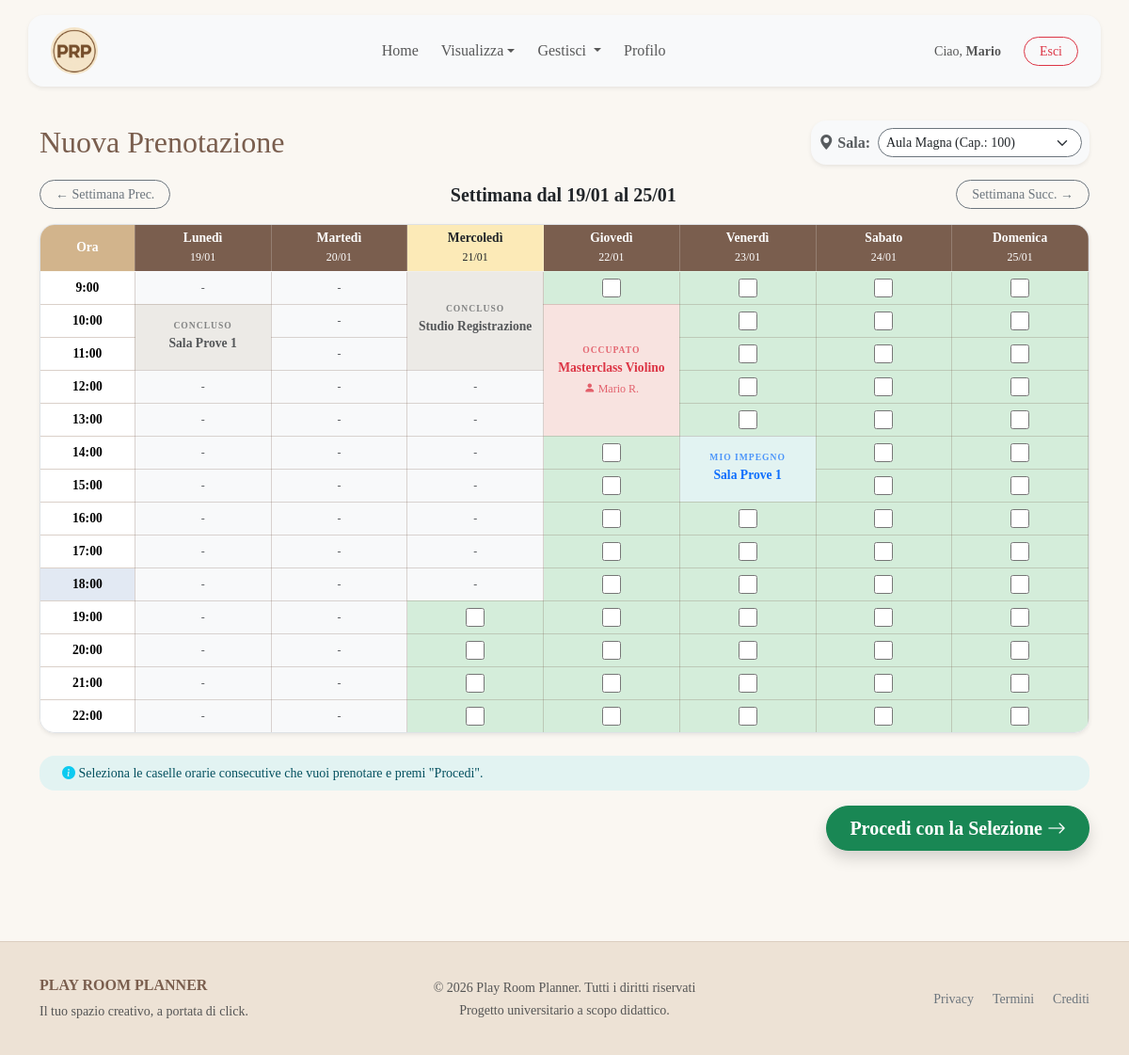
Screenshot of /frontend/prenota.php?sala=Aula Magna (signed in) with the database file from the repository.
### tables this page shows
CREATE TABLE PRENOTAZIONE (
    id_settore INT NOT NULL,
    nome_sala VARCHAR(50) NOT NULL,
    data DATE NOT NULL,
    ora INT NOT NULL CHECK (ora BETWEEN 9 AND 23),
    
    durata INT NOT NULL CHECK (durata > 0),
    attivita VARCHAR(255) NULL,
    id_organizzatore INT NOT NULL,
    
    PRIMARY KEY (id_settore, nome_sala, data, ora),
    
    FOREIGN KEY (id_settore, nome_sala) REFERENCES SALA(id_settore, nome_sala)
        ON DELETE NO ACTION  
        ON UPDATE CASCADE,
    FOREIGN KEY (id_organizzatore) REFERENCES UTENTE(id_utente)
        ON DELETE NO ACTION  
        ON UPDATE CASCADE
);

### frontend/prenota.php (the view, shortened to what the rows shown need)
<?php
require_once __DIR__ . '/../common/function.php';
$id_utente = $_SESSION['id_utente'];
$dati_utente = datiUtenteCompleti($cid, $id_utente);
$id_settore_utente = $dati_utente['id_settore'];
$id_sala_selezionata = null;
if ($_SERVER["REQUEST_METHOD"] == "POST" && isset($_POST['sala'])) {
    $id_sala_selezionata = $_POST['sala'];
} elseif (isset($_GET['sala'])) {
    $id_sala_selezionata = $_GET['sala'];
}
$data_rif = date('Y-m-d');
$data_scelta = null;
$timestamp_rif = strtotime($data_rif);
$lunedi_settimana = date('Y-m-d', strtotime('monday this week', $timestamp_rif));
$domenica_settimana = date('Y-m-d', strtotime('sunday this week', $timestamp_rif));
if ($id_sala_selezionata && !$data_scelta) {
    $occupied = getOccupazioniSettimana($cid, $id_sala_selezionata, $id_settore_utente, $lunedi_settimana, $domenica_settimana, $id_utente);
}
?>
<!DOCTYPE html>
<html lang="it" class="no-js">
<?php require ROOT_PATH . "/common/header.php" ?>
<body class="d-flex flex-column">
    <?php include ROOT_PATH . '/common/navbar.php'; ?>
    <div class="flex-shrink-0 container py-5">
        <div class="d-flex justify-content-between align-items-center mb-3 flex-wrap gap-3">
            <div class="text-center">
                <h2 class="m-0">Nuova Prenotazione</h2>
            </div>
        </div>
        <?php if (!$data_scelta): ?>
            <form action="<?php echo BASE_URL; ?>frontend/prenota.php" method="POST" id="form-selezione-slot">
                <div id="calendario-container">
                    <?php if ($id_sala_selezionata): ?>
                        <?php
                        if (function_exists('renderCalendarGrid')) {
                            echo renderCalendarGrid($lunedi_settimana, $occupied, false, false);
                        }
                        ?>
                    <?php endif; ?>
                </div>
            </form>
        <?php endif; ?>
    </div>
</body>
</html>

### common/function.php (shortened to what the rows shown need)
<?php
function datiUtenteCompleti($cid, $id_utente)
{
    $sql = "SELECT U.*, S.nome AS nome_settore
            FROM UTENTE U
            LEFT JOIN SETTORE S ON U.id_settore = S.id_settore
            WHERE U.id_utente = ?";
    $stmt = $cid->prepare($sql);
    $stmt->bind_param("i", $id_utente);
    $stmt->execute();
    $result = $stmt->get_result();
    $dati = $result->fetch_assoc();
    return $dati;
}
function getOccupazioniSettimana($cid, $nome_sala, $id_settore, $lunedi, $domenica, $id_utente = null)
{
    $sql = "SELECT P.data, P.ora, P.durata, P.attivita, U.nome, U.cognome
            FROM PRENOTAZIONE P
            JOIN UTENTE U ON P.id_organizzatore = U.id_utente
            WHERE P.nome_sala = ? AND P.id_settore = ?
            AND P.data BETWEEN ? AND ?";
    $stmt = $cid->prepare($sql);
    $stmt->bind_param("siss", $nome_sala, $id_settore, $lunedi, $domenica);
    $stmt->execute();
    $res = $stmt->get_result();
    $occupied = [];
    while ($row = $res->fetch_assoc()) {
        for ($i = 0; $i < $row['durata']; $i++) {
            $h = $row['ora'] + $i;
            $occupied[$row['data']][$h] = [
                'dati' => $row,
                'is_start' => ($i === 0)
            ];
        }
    }
    if ($id_utente) {
        $sqlPersonale = "SELECT P.data, P.ora, P.durata, P.attivita, P.nome_sala as altra_sala
                         FROM INVITO I
                         JOIN PRENOTAZIONE P ON I.id_settore = P.id_settore
                              AND I.nome_sala = P.nome_sala
                              AND I.data = P.data
                              AND I.ora = P.ora
                         WHERE I.id_utente = ? AND I.stato = 'accettato'
                         AND (P.nome_sala != ? OR P.id_settore != ?) -- Solo impegni in ALTRE sale
                         AND P.data BETWEEN ? AND ?";
        $stmtP = $cid->prepare($sqlPersonale);
        $stmtP->bind_param("isiss", $id_utente, $nome_sala, $id_settore, $lunedi, $domenica);
        $stmtP->execute();
        $resP = $stmtP->get_result();
        while ($rowP = $resP->fetch_assoc()) {
            for ($i = 0; $i < $rowP['durata']; $i++) {
                $h = $rowP['ora'] + $i;
                if (!isset($occupied[$rowP['data']][$h])) {
                    $rowP['attivita'] = $rowP['altra_sala'];
                    $rowP['nome'] = "";
                    $rowP['cognome'] = "";
                    $occupied[$rowP['data']][$h] = [
                        'dati' => $rowP,
                        'is_start' => ($i === 0),
                        'is_personal' => true
                    ];
                }
            }
        }
    }
    return $occupied;
}
function renderCalendarGrid($lunedi_settimana, $occupied, $is_admin = false, $is_read_only = false)
{
    $domenica_settimana = date('Y-m-d', strtotime($lunedi_settimana . " +6 days"));
    $oggi = date('Y-m-d');
    $ora_di_adesso = date('H');
?>
    <div class="shadow-sm mb-4 rounded-4 overflow-hidden border">
        <div class="table-responsive">
            <table class="table table-sm calendar-table mb-0 text-center align-middle">
                <thead>
                    <tr>
                        <th class="align-middle" style="position: sticky; left: 0; z-index: 2; background-color: #d2b48c;">Ora</th>
                        <?php
                        $giorni = ['Lunedì', 'Martedì', 'Mercoledì', 'Giovedì', 'Venerdì', 'Sabato', 'Domenica'];
                        for ($i = 0; $i < 7; $i++) {
                            $d = date('Y-m-d', strtotime($lunedi_settimana . " +$i days"));
                            $giorno_str = date('d/m', strtotime($d));
                            $nome_giorno = $giorni[$i];
                            $class_th = ($d == date('Y-m-d')) ? 'bg-warning bg-opacity-25 text-dark' : '';
                            echo "<th class='$class_th' style='width: 13%'>$nome_giorno<br><small class='fw-normal'>$giorno_str</small></th>";
                        }
                        ?>
                    </tr>
                </thead>
                <tbody>
                    <?php for ($ora = 9; $ora < 23; $ora++): ?>
                        <tr>
                            <?php
                            $is_current_hour_row = ($ora == $ora_di_adesso && $oggi >= $lunedi_settimana && $oggi <= $domenica_settimana);
                            $class_ora = $is_current_hour_row ? 'bg-primary bg-opacity-10' : '';
                            ?>
                            <td class="fw-bold align-middle <?php echo $class_ora; ?>" style="position: sticky; left: 0; z-index: 2;"><?php echo $ora; ?>:00</td>
                            <?php for ($i = 0; $i < 7; $i++):
                                $data_curr = date('Y-m-d', strtotime($lunedi_settimana . " +$i days"));
                                $is_occupied = isset($occupied[$data_curr][$ora]);
                                $is_past = (strtotime($data_curr . " " . $ora . ":00") < time());
                                $value = $data_curr . "|" . $ora;
                                if ($is_occupied) {
                                    $cell = $occupied[$data_curr][$ora];
                                    $info = $cell['info'] ?? $cell['dati'];
                                    $nome = $info['nome'] ?? $info['nome_org'] ?? 'N/D';
                                    $cognome = $info['cognome'] ?? $info['cognome_org'] ?? '';
                                    $nominativo_completo = htmlspecialchars($nome . " " . $cognome);
                                    $nominativo_corto = htmlspecialchars($nome . " " . substr($cognome, 0, 1) . ".");
                                    $text_class = $is_past ? "text-muted" : "text-dark";
                                    if ($cell['is_start']) {
                                        $durata = $info['durata'];
                                        $ts_inizio = strtotime($info['data'] . " " . $info['ora'] . ":00");
                                        $ts_fine = $ts_inizio + ($durata * 3600);
                                        $now = time();
                                        $is_personal = isset($cell['is_personal']) && $cell['is_personal'];
                                        $testo_stato = $is_personal ? "Mio Impegno" : "OCCUPATO";
                                        $is_concluso = ($now >= $ts_fine);
                                        $is_in_corso = ($now >= $ts_inizio && $now < $ts_fine);
                                        if ($is_concluso) {
                                            $testo_stato = "Concluso";
                                            $bg_class = "bg-secondary bg-opacity-10";
                                            $text_class = "text-muted";
                                        } elseif ($is_in_corso) {
                                            $testo_stato = "In corso...";
                                            $bg_class = "bg-success bg-opacity-10";
                                            $text_class = "text-success fw-bold";
                                        } else {
                                            $bg_class = $is_personal ? "bg-info bg-opacity-10" : "bg-danger bg-opacity-10";
                                            $text_class = $is_personal ? "text-primary" : "text-danger";
                                        }
                            ?>
                                        <td rowspan="<?php echo $durata; ?>" class="p-1 <?php echo $bg_class; ?> align-middle">
                                            <div class="d-flex flex-column justify-content-center align-items-center">
                                                <?php if ($durata == 1): ?>
                                                    <div class="dropdown w-100 h-100 d-flex align-items-center justify-content-between px-2">
                                                        <span class="fw-bold small text-truncate text-start <?php echo $text_class; ?>" style="max-width: 85%;">
                                                            <?php echo htmlspecialchars($info['attivita']); ?>
                                                        </span>
                                                        <button class="btn btn-sm btn-link p-0 text-decoration-none <?php echo $text_class; ?>" type="button" data-bs-toggle="dropdown" aria-expanded="false">
                                                            <i class="bi bi-three-dots-vertical"></i>
                                                        </button>
                                                        <ul class="dropdown-menu shadow border-0 z-3">
                                                            <li class="px-3 py-2">
                                                                <h6 class="dropdown-header p-0 fw-bold text-dark">
                                                                    Dettagli
                                                                    <?php
                                                                    if ($is_concluso) {
                                                                        echo '(Concluso)';
                                                                    } elseif ($is_in_corso) {
                                                                        echo '(In corso...)';
                                                                    } else {
                                                                        echo '(Occupato)';
                                                                    }
                                                                    ?>
                                                                </h6>
                                                                <div class="small text-muted" style="min-width: 200px;">
                                                                    <strong><?php echo htmlspecialchars($info['attivita']); ?></strong><br>
                                                                    <?php if (!$is_personal): ?>
                                                                        <i class="bi bi-person-fill"></i> Org: <?php echo $nominativo_completo; ?><br>
                                                                    <?php endif; ?>
                                                                    <i class="bi bi-clock"></i> <?php echo $ora; ?>:00 - <?php echo $ora + $durata; ?>:00
                                                                </div>
                                                            </li>
                                                        </ul>
                                                    </div>
                                                <?php else: ?>
                                                    <div class="w-100 px-1 text-center overflow-hidden">
                                                        <small class="fw-bold text-uppercase mb-1 d-block <?php echo $text_class; ?>" style="font-size: 0.6rem; letter-spacing: 1px; opacity: 0.7;">
                                                            <?php echo $testo_stato ?>
                                                        </small>
                                                        <div class="fw-bold text-truncate <?php echo $text_class; ?> lh-sm mb-1" style="font-size: 0.85rem;" title="<?php echo htmlspecialchars($info['attivita']); ?>">
                                                            <?php echo htmlspecialchars($info['attivita']); ?>
                                                        </div>
                                                        <?php if (!$is_personal): ?>
                                                            <div class="small <?php echo $text_class; ?> opacity-75" style="font-size: 0.75rem;">
                                                                <i class="bi bi-person-fill"></i> <?php echo $nominativo_corto; ?>
                                                            </div>
                                                        <?php endif; ?>
                                                    </div>
                                                <?php endif; ?>
                                            </div>
                                        </td>
                                    <?php
                                    }
                                } elseif ($is_past) {
                                    ?>
                                    <td class="bg-light text-muted small align-middle">-</td>
                                    <?php
                                } else {
                                    if (!$is_read_only && !$is_admin) {
                                    ?>
                                        <td class="cell-free p-0 align-middle">
                                            <label class="check-container d-flex justify-content-center align-items-center w-100 h-100">
                                                <input type="checkbox" name="slots[]" value="<?php echo $value; ?>">
                                            </label>
                                        </td>
                            <?php
                                    } else {
                                        echo "<td>-</td>";
                                    }
                                }
                            endfor; ?>
                        </tr>
                    <?php endfor; ?>
                </tbody>
            </table>
        </div>
    </div>
<?php
    return ob_get_clean();
}
?>

### rows the page displays
prenotazione: testo_stato "CONCLUSO", nome_sala "Studio Registrazione"
prenotazione: testo_stato "CONCLUSO", nome_sala "Sala Prove 1"
prenotazione: nome_sala "Sala Prove 1"

### other values shown
$_SESSION['nome'] "Mario"
date('d/m', strtotime($lunedi_settimana)) "19/01"
date('d/m', strtotime($domenica_settimana)) "25/01"
$nome_giorno "Lunedì"
$giorno_str "19/01"
$nome_giorno "Martedì"
$giorno_str "20/01"
$nome_giorno "Mercoledì"
$giorno_str "21/01"
$nome_giorno "Giovedì"
$giorno_str "22/01"
$nome_giorno "Venerdì"
$giorno_str "23/01"
$nome_giorno "Sabato"
$giorno_str "24/01"
